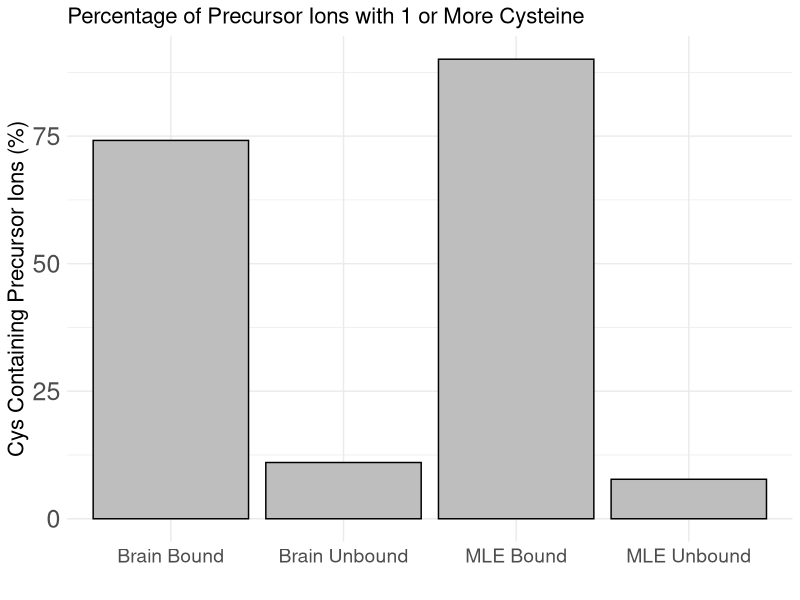
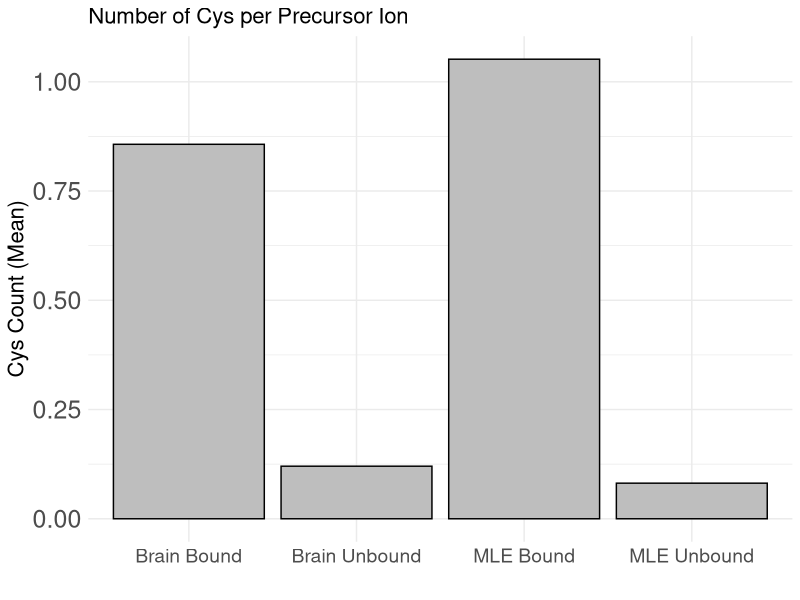
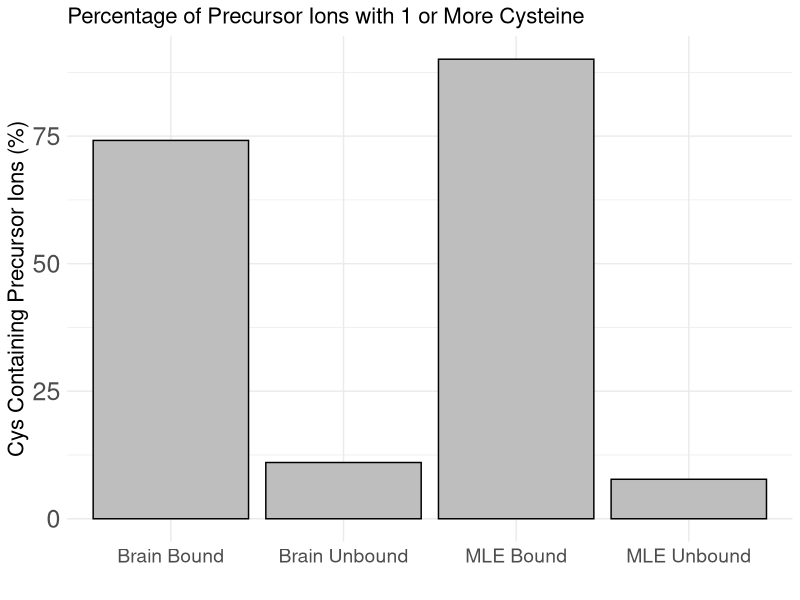
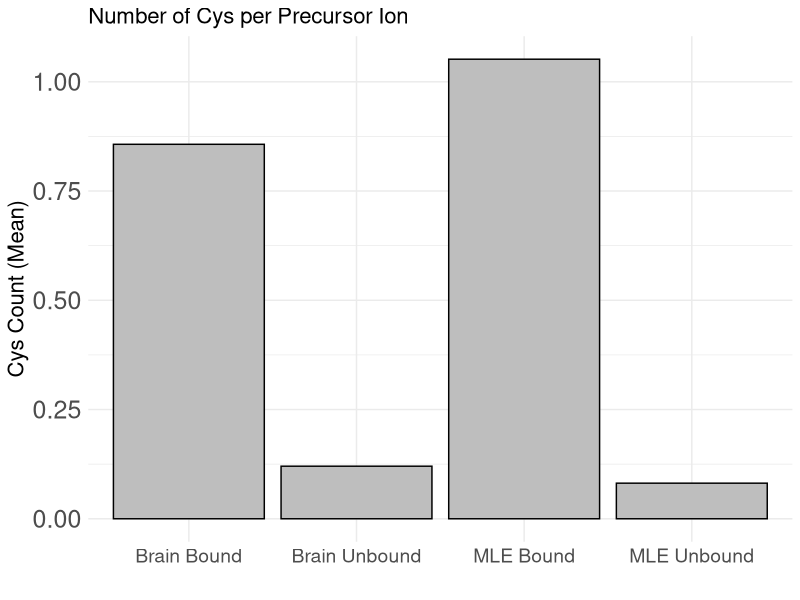

Reproduce these figures in R, in order.
## ---- chunk 1

library(readr)
brain_bound_ion <- read_delim("TMT_output_philosopher_for_R_analysis/brain_bound_ion.tsv", 
    delim = "\t", escape_double = FALSE, 
    trim_ws = TRUE)

brain_unbound_ion <- read_delim("TMT_output_philosopher_for_R_analysis/brain_flowthrough_ion.tsv", 
    delim = "\t", escape_double = FALSE, 
    trim_ws = TRUE)

MLE_bound_ion <- read_delim("TMT_output_philosopher_for_R_analysis/MLE_bound_ion.tsv", 
    delim = "\t", escape_double = FALSE, 
    trim_ws = TRUE)

MLE_unbound_ion <- read_delim("TMT_output_philosopher_for_R_analysis/MLE_flowthrough_ion.tsv", 
    delim = "\t", escape_double = FALSE, 
    trim_ws = TRUE)


## ---- chunk 2

library(ggplot2)

my_barplot_theme <- function() {
  theme_minimal() +
    theme(
      plot.title = element_text(size = 16),            # Title font size
      axis.title.x = element_text(size = 16),          # X-axis title font size
      axis.title.y = element_text(size = 16),          # Y-axis title font size
      axis.text.x = element_text(size = 14),           # X-axis labels font size
      axis.text.y = element_text(size = 18)            # Y-axis labels font size
    )
}

## ---- chunk 3

# Calculate percentage of rows with at least one "C" in 'Peptide Sequence' for each dataframe
calculate_percentage_C <- function(df, peptide_col_name) {
  # Count rows with at least one "C" in the specified column
  rows_with_C <- sum(grepl("C", df[[peptide_col_name]], fixed = TRUE))
  
  # Calculate percentage
  percentage_with_C <- (rows_with_C / nrow(df)) * 100
  
  return(percentage_with_C)
}

# Apply the function to each dataframe
percentage_brain_bound_ion <- calculate_percentage_C(brain_bound_ion, 'Peptide Sequence')
percentage_brain_unbound_ion <- calculate_percentage_C(brain_unbound_ion, 'Peptide Sequence')
percentage_MLE_bound_ion <- calculate_percentage_C(MLE_bound_ion, 'Peptide Sequence')
percentage_MLE_unbound_ion <- calculate_percentage_C(MLE_unbound_ion, 'Peptide Sequence')

# Print the results
cat("Percentage of rows with at least one 'C' in 'Peptide Sequence':\n")
cat("Brain Bound Ion: ", percentage_brain_bound_ion, "%\n")
cat("Brain Unbound Ion: ", percentage_brain_unbound_ion, "%\n")
cat("MLE Bound Ion: ", percentage_MLE_bound_ion, "%\n")
cat("MLE Unbound Ion: ", percentage_MLE_unbound_ion, "%\n")


# Assuming the percentage calculation code has been run and the variables are set
# Create a dataframe for plotting
percentage_data <- data.frame(
  dataset = c("Brain Bound", "Brain Unbound", "MLE Bound", "MLE Unbound"),
  percentage = c(percentage_brain_bound_ion, percentage_brain_unbound_ion, 
                 percentage_MLE_bound_ion, percentage_MLE_unbound_ion)
)

# Plotting
ggplot(percentage_data, aes(x = dataset, y = percentage, fill = dataset)) +
  geom_bar(stat = "identity", color = "black", fill = "grey") + # Use fill to color bars if needed
  theme_minimal() +
  labs(title = "Percentage of Precursor Ions with 1 or More Cysteine",
    x = "",
    y = "Cys Containing Precursor Ions (%)"
  ) +
  my_barplot_theme()  # Apply the custom theme

# Save the plot
ggsave("percentage_of_C_in_peptide_sequence.pdf", width = 8, height = 4)


## ---- chunk 4

# Modified function to count "C" in each peptide sequence
calculate_C_counts <- function(df, peptide_col_name) {
  # Count "C" in each row of the specified column
  C_counts <- sapply(df[[peptide_col_name]], function(sequence) {
    sum(strsplit(sequence, "")[[1]] == "C")
  })
  
  # Return the counts
  return(C_counts)
}

# Function to calculate mean and median from counts
calculate_mean_median <- function(C_counts) {
  mean_value <- mean(C_counts)
  median_value <- median(C_counts)
  list(mean = mean_value, median = median_value)
}

# Updated function to apply the calculations
calculate_stats <- function(df, peptide_col_name) {
  C_counts <- calculate_C_counts(df, peptide_col_name)
  calculate_mean_median(C_counts)
}

# Apply the function to each dataframe and calculate statistics
stats_brain_bound_ion <- calculate_stats(brain_bound_ion, 'Peptide Sequence')
stats_brain_unbound_ion <- calculate_stats(brain_unbound_ion, 'Peptide Sequence')
stats_MLE_bound_ion <- calculate_stats(MLE_bound_ion, 'Peptide Sequence')
stats_MLE_unbound_ion <- calculate_stats(MLE_unbound_ion, 'Peptide Sequence')

# Print mean and median counts of 'C' in peptide sequences
cat("Mean and Median Counts of 'C' in Peptide Sequences:\n")
cat("Brain Bound - Mean:", stats_brain_bound_ion$mean, "Median:", stats_brain_bound_ion$median, "\n")
cat("Brain Unbound - Mean:", stats_brain_unbound_ion$mean, "Median:", stats_brain_unbound_ion$median, "\n")
cat("MLE Bound - Mean:", stats_MLE_bound_ion$mean, "Median:", stats_MLE_bound_ion$median, "\n")
cat("MLE Unbound - Mean:", stats_MLE_unbound_ion$mean, "Median:", stats_MLE_unbound_ion$median, "\n")

# Create a dataframe for plotting the mean values of Mean Number Cys per Precursos
stats_data <- data.frame(
  dataset = c("Brain Bound", "Brain Unbound", "MLE Bound", "MLE Unbound"),
  mean = c(stats_brain_bound_ion$mean, stats_brain_unbound_ion$mean, 
           stats_MLE_bound_ion$mean, stats_MLE_unbound_ion$mean)
)

# Example plot using the custom theme
ggplot(stats_data, aes(x = dataset, y = mean, fill = dataset)) +
  geom_bar(stat = "identity", position = position_dodge(), color = "black", fill = "grey") +
  labs(
    title = "Number of Cys per Precursor Ion",
    x = "",
    y = "Cys Count (Mean)"
  ) +
  my_barplot_theme()  # Apply the custom theme

# Save the plot
ggsave("C_count_in_peptide_sequence_mean.pdf", width = 8, height = 4)

